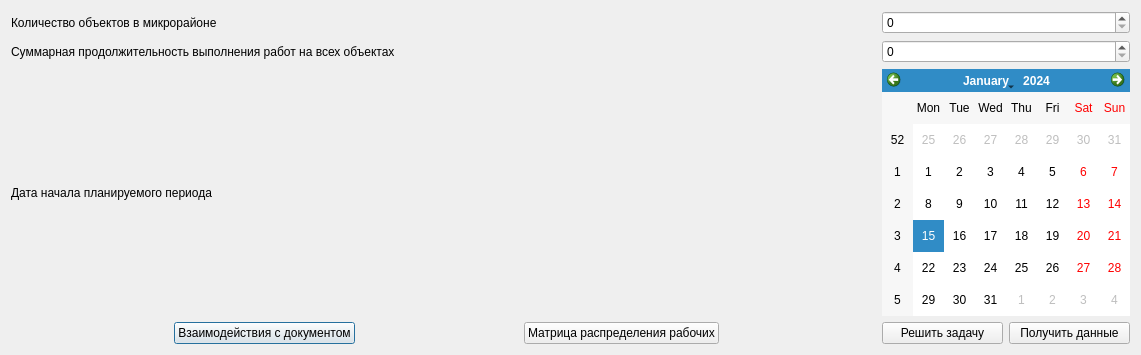
<?xml version="1.0" encoding="UTF-8"?>
<ui version="4.0">
 <class>Dialog</class>
 <widget class="QDialog" name="Dialog">
  <property name="geometry">
   <rect>
    <x>0</x>
    <y>0</y>
    <width>1141</width>
    <height>355</height>
   </rect>
  </property>
  <property name="windowTitle">
   <string>Ввод количества объектов для решения задачи и времени выполнения электромонтажных работ на объектах </string>
  </property>
  <layout class="QGridLayout" name="gridLayout">
   <item row="0" column="0" colspan="2">
    <widget class="QLabel" name="label">
     <property name="text">
      <string>Количество объектов в микрорайоне</string>
     </property>
    </widget>
   </item>
   <item row="1" column="0" colspan="4">
    <widget class="QLabel" name="label_2">
     <property name="text">
      <string>Суммарная продолжительность выполнения работ на всех объектах</string>
     </property>
    </widget>
   </item>
   <item row="2" column="0" colspan="2">
    <widget class="QLabel" name="label_3">
     <property name="text">
      <string>Дата начала планируемого периода</string>
     </property>
    </widget>
   </item>
   <item row="2" column="5" colspan="2">
    <widget class="QCalendarWidget" name="calendarWidget"/>
   </item>
   <item row="3" column="0">
    <spacer name="horizontalSpacer_3">
     <property name="orientation">
      <enum>Qt::Horizontal</enum>
     </property>
     <property name="sizeHint" stdset="0">
      <size>
       <width>100</width>
       <height>20</height>
      </size>
     </property>
    </spacer>
   </item>
   <item row="3" column="1">
    <widget class="QPushButton" name="pushPrint">
     <property name="text">
      <string>Взаимодействия с документом</string>
     </property>
    </widget>
   </item>
   <item row="3" column="2">
    <spacer name="horizontalSpacer">
     <property name="orientation">
      <enum>Qt::Horizontal</enum>
     </property>
     <property name="sizeHint" stdset="0">
      <size>
       <width>99</width>
       <height>20</height>
      </size>
     </property>
    </spacer>
   </item>
   <item row="3" column="3">
    <widget class="QPushButton" name="pushShowMatrixDistr">
     <property name="text">
      <string>Матрица распределения рабочих</string>
     </property>
    </widget>
   </item>
   <item row="3" column="4">
    <spacer name="horizontalSpacer_4">
     <property name="orientation">
      <enum>Qt::Horizontal</enum>
     </property>
     <property name="sizeHint" stdset="0">
      <size>
       <width>99</width>
       <height>20</height>
      </size>
     </property>
    </spacer>
   </item>
   <item row="3" column="5">
    <widget class="QPushButton" name="pushButtonSolveTask">
     <property name="text">
      <string>Решить задачу</string>
     </property>
    </widget>
   </item>
   <item row="3" column="6">
    <widget class="QPushButton" name="pushButtonGetData">
     <property name="text">
      <string>Получить данные</string>
     </property>
    </widget>
   </item>
   <item row="1" column="5" colspan="2">
    <widget class="QSpinBox" name="spinBoxSumTimeCons"/>
   </item>
   <item row="0" column="5" colspan="2">
    <widget class="QSpinBox" name="spinBoxAmObj"/>
   </item>
  </layout>
 </widget>
 <resources/>
 <connections/>
</ui>
